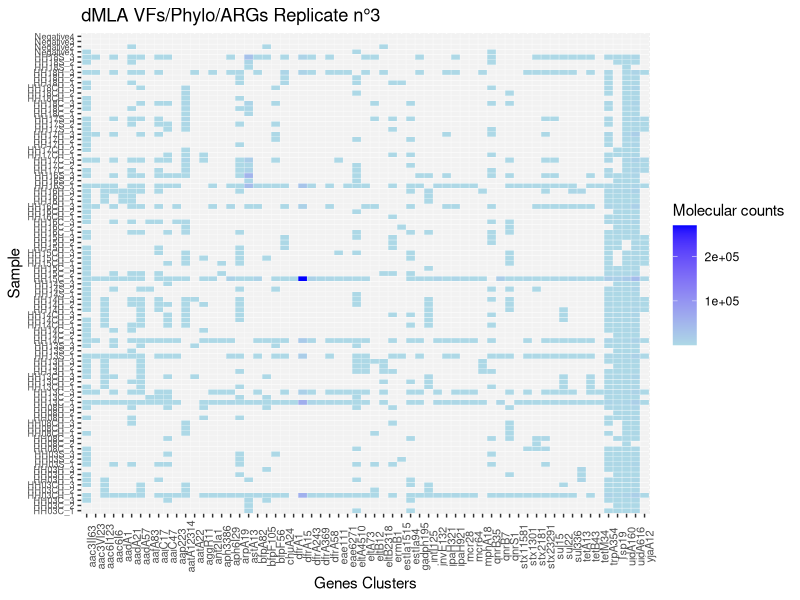

This chart was generated by the following R code: (Note: this script raises an error after producing the figure.)
#dMLA Bangladesh strains-------------------
##Load packages--------
library (ggplot2)
library(dplyr)
library(gridExtra)
library(tidyr)
library(seqinr)

##Formatting df------
#Import results
setwd("~/switchdrive/Institution/Manuscripts/02_dMLA/dmla-amr-vfs/data")
reads <- read.csv("20230725_sequencing_targets_all.csv", header = TRUE)
reads

#Assign barcodes to samples
reads <- reads %>% 
  mutate(Sample = as.character(X1)) %>% 
  mutate(Sample = case_when(
    Sample == "GAACACA" ~ "A1", Sample == "ACATTCA" ~ "A2",Sample == "TCGCTAG" ~ "A3", Sample == "ATCATTA" ~ "A4",Sample == "TGTATGT" ~ "A5",
    Sample == "TAAGATA" ~ "A6",Sample == "CGTTTCA" ~ "A7",Sample == "ACGTTGC" ~ "A8",Sample == "TAGATGA" ~ "A9", Sample == "CCACTAG" ~ "A10",
    Sample == "GTCTTCT" ~ "A11",Sample == "ACAAAGC" ~ "A12",Sample == "AAAAGGC" ~ "B1",Sample == "ACTGTGT" ~ "B2", Sample == "CTGGTAC" ~ "B3",
    Sample == "GTTGCTA" ~ "B4", Sample == "CCATTCA" ~ "B5",Sample == "GATATCG" ~ "B6",Sample == "ACAGGAT" ~ "B7",Sample == "CGCATAC" ~ "B8",
    Sample == "GGACCTA" ~ "B9", Sample == "GAACTGA" ~ "B10", Sample == "AGTCGTG" ~ "B11",Sample == "TTCCAGG" ~ "B12",Sample == "TAGAGCG" ~ "C1",
    Sample == "AAACCCT" ~ "C2",Sample == "ATCCAGT" ~ "C3",Sample == "TCTTCGT" ~ "C4",Sample == "GTGTCCT" ~ "C5",Sample == "CACAGAT" ~ "C6",
    Sample == "ATAGAGC" ~ "C7", Sample == "GGTCATG" ~ "C8", Sample == "CCATCTC" ~ "C9",Sample == "TATGCAG" ~ "C10",Sample == "AACCGCT" ~ "C11",
    Sample == "TGACTCT" ~ "C12",Sample == "AAGCACA" ~ "D1",Sample == "TGTGAAC" ~ "D2",Sample == "AACAGTG" ~ "D3",Sample == "GCCTATA" ~ "D4",
    Sample == "GTCCTCT" ~ "D5",Sample == "TAGAACG" ~ "D6",Sample == "TGGGTGA" ~ "D7", Sample == "ACACGTG" ~ "D8",Sample == "TGCCCAA" ~ "D9",
    Sample == "TCGTACA" ~ "D10", Sample == "AACCAAG" ~ "D11", Sample == "GTGCTAT" ~ "D12",Sample == "TCCTCAT" ~ "E1",Sample == "GTCGTAT" ~ "E2",
    Sample == "TCTGGAA" ~ "E3",Sample == "CAGTAGG" ~ "E4", Sample == "ACGTCAT" ~ "E5",Sample == "ACGGAAC" ~ "E6",Sample == "CGGATGA" ~ "E7",
    Sample == "CCGCATA" ~ "E8", Sample == "GTGAAGA" ~ "E9", Sample == "AACGTGT" ~ "E10",Sample == "AGAAGAC" ~ "E11",Sample == "TGTAGGG" ~ "E12",
    Sample == "AATGCCT" ~ "F1", Sample == "GCTTTCT" ~ "F2", Sample == "CATGAAG" ~ "F3",Sample == "CGATCAC" ~ "F4",Sample == "TCGCGTT" ~ "F5",
    Sample == "GATTGGC" ~ "F6", Sample == "CATCGGT" ~ "F7", Sample == "CTTTCCA" ~ "F8",Sample == "ACCAGAT" ~ "F9",Sample == "GTGATAC" ~ "F10",
    Sample == "TGCATCC" ~ "F11", Sample == "TGCAAAC" ~ "F12", Sample == "GCAACGA" ~ "G1",Sample == "GCCATAC" ~ "G2",Sample == "TACCTTC" ~ "G3",
    Sample == "GAATCGA" ~ "G4", Sample == "CTACGTT" ~ "G5", Sample == "GTTTCGG" ~ "G6",Sample == "GCAAATG" ~ "G7",Sample == "CTGACAC" ~ "G8",
    Sample == "GCACTTT" ~ "G9", Sample == "AGCAAAC" ~ "G10", Sample == "ATCCTCG" ~ "G11",Sample == "CTGCTGT" ~ "G12",Sample == "CAATCAC" ~ "H1",
    Sample == "GTTCTGG" ~ "H2", Sample == "TTGCTAC" ~ "H3", Sample == "CATACGT" ~ "H4",Sample == "GATCGTT" ~ "H5",Sample == "CACGTTT" ~ "H6",
    Sample == "AACACCT" ~ "H7", Sample == "AGCTGTA" ~ "H8", Sample == "GGTCTTG" ~ "H9",Sample == "CCGACAT" ~ "H10",Sample == "TATCGTC" ~ "H11",
    Sample == "ATGGTTG" ~ "H12"))

reads <- reads %>% 
  mutate(Sample_real = as.character(X1)) %>% 
  mutate(Sample_real = case_when(
    Sample_real == "GAACACA" ~ "empty", Sample_real == "ACATTCA" ~ "HH03C_1",Sample_real == "TCGCTAG" ~ "HH03CH_1", Sample_real == "ATCATTA" ~ "HH03H_1",Sample_real == "TGTATGT" ~ "HH03S_1",
    Sample_real == "TAAGATA" ~ "HH08C_1",Sample_real == "CGTTTCA" ~ "HH08CH_1",Sample_real == "ACGTTGC" ~ "HH08H_1",Sample_real == "TAGATGA" ~ "HH13C_1", Sample_real == "CCACTAG" ~ "HH13CH_1",
    Sample_real == "GTCTTCT" ~ "HH13H_1",Sample_real == "ACAAAGC" ~ "HH13S_1",Sample_real == "AAAAGGC" ~ "HH14C_1",Sample_real == "ACTGTGT" ~ "Negative1", Sample_real == "CTGGTAC" ~ "HH14CH_1",
    Sample_real == "GTTGCTA" ~ "HH14H_1", Sample_real == "CCATTCA" ~ "HH14S_1",Sample_real == "GATATCG" ~ "HH15C_1",Sample_real == "ACAGGAT" ~ "HH15CH_1",Sample_real == "CGCATAC" ~ "HH15H_1",
    Sample_real == "GGACCTA" ~ "HH16C_1", Sample_real == "GAACTGA" ~ "HH16CH_1", Sample_real == "AGTCGTG" ~ "HH16H_1",Sample_real == "TTCCAGG" ~ "HH16S_1",Sample_real == "TAGAGCG" ~ "HH17C_1",
    Sample_real == "AAACCCT" ~ "HH17CH_1",Sample_real == "ATCCAGT" ~ "HH17H_1",Sample_real == "TCTTCGT" ~ "Negative2",Sample_real == "GTGTCCT" ~ "HH17S_1",Sample_real == "CACAGAT" ~ "HH18C_1",
    Sample_real == "ATAGAGC" ~ "HH18CH_1", Sample_real == "GGTCATG" ~ "HH18H_1", Sample_real == "CCATCTC" ~ "HH18S_1",Sample_real == "TATGCAG" ~ "HH03C_2",Sample_real == "AACCGCT" ~ "HH03CH_2",
    Sample_real == "TGACTCT" ~ "HH03H_2",Sample_real == "AAGCACA" ~ "HH03S_2",Sample_real == "TGTGAAC" ~ "HH08C_2",Sample_real == "AACAGTG" ~ "HH08CH_2",Sample_real == "GCCTATA" ~ "HH08H_2",
    Sample_real == "GTCCTCT" ~ "HH13C_2",Sample_real == "TAGAACG" ~ "Negative3",Sample_real == "TGGGTGA" ~ "HH13CH_2", Sample_real == "ACACGTG" ~ "HH13H_2",Sample_real == "TGCCCAA" ~ "HH13S_2",
    Sample_real == "TCGTACA" ~ "HH14C_2", Sample_real == "AACCAAG" ~ "HH14CH_2", Sample_real == "GTGCTAT" ~ "HH14H_2",Sample_real == "TCCTCAT" ~ "HH14S_2",Sample_real == "GTCGTAT" ~ "HH15C_2",
    Sample_real == "TCTGGAA" ~ "HH15CH_2",Sample_real == "CAGTAGG" ~ "HH15H_2", Sample_real == "ACGTCAT" ~ "HH16C_2",Sample_real == "ACGGAAC" ~ "HH16CH_2",Sample_real == "CGGATGA" ~ "HH16H_2",
    Sample_real == "CCGCATA" ~ "Negative4", Sample_real == "GTGAAGA" ~ "HH16S_2", Sample_real == "AACGTGT" ~ "HH17C_2",Sample_real == "AGAAGAC" ~ "HH17CH_2",Sample_real == "TGTAGGG" ~ "HH17H_2",
    Sample_real == "AATGCCT" ~ "HH17S_2", Sample_real == "GCTTTCT" ~ "HH18C_2", Sample_real == "CATGAAG" ~ "HH18CH_2",Sample_real == "CGATCAC" ~ "HH18H_2",Sample_real == "TCGCGTT" ~ "HH18S_2",
    Sample_real == "GATTGGC" ~ "HH03C_3", Sample_real == "CATCGGT" ~ "HH03CH_3", Sample_real == "CTTTCCA" ~ "HH03H_3",Sample_real == "ACCAGAT" ~ "HH03S_3",Sample_real == "GTGATAC" ~ "HH08C_3",
    Sample_real == "TGCATCC" ~ "HH08CH_3", Sample_real == "TGCAAAC" ~ "HH08H_3", Sample_real == "GCAACGA" ~ "HH13C_3",Sample_real == "GCCATAC" ~ "HH13CH_3",Sample_real == "TACCTTC" ~ "HH13H_3",
    Sample_real == "GAATCGA" ~ "HH13S_3", Sample_real == "CTACGTT" ~ "HH14C_3", Sample_real == "GTTTCGG" ~ "HH14CH_3",Sample_real == "GCAAATG" ~ "HH14H_3",Sample_real == "CTGACAC" ~ "HH14S_3",
    Sample_real == "GCACTTT" ~ "HH15C_3", Sample_real == "AGCAAAC" ~ "HH15CH_3", Sample_real == "ATCCTCG" ~ "HH15H_3",Sample_real == "CTGCTGT" ~ "HH16C_3",Sample_real == "CAATCAC" ~ "HH16CH_3",
    Sample_real == "GTTCTGG" ~ "HH16H_3", Sample_real == "TTGCTAC" ~ "HH16S_3", Sample_real == "CATACGT" ~ "HH17C_3",Sample_real == "GATCGTT" ~ "HH17CH_3",Sample_real == "CACGTTT" ~ "HH17H_3",
    Sample_real == "AACACCT" ~ "HH17S_3", Sample_real == "AGCTGTA" ~ "HH18C_3", Sample_real == "GGTCTTG" ~ "HH18CH_3",Sample_real == "CCGACAT" ~ "HH18H_3",Sample_real == "TATCGTC" ~ "HH18S_3",
    Sample_real == "ATGGTTG" ~ "PCR_Neg"))

##Calculate detection limit-----------------------
# Create a reference dataframe with all levels of X2 present in the reads df
reads <- subset(reads, Sample_real != "PCR_Neg") #Remove this samples because contamination occurred and I'm aware of it.
complete_X2 <- data.frame(X2 = levels(factor(reads$X2)))

#Create a dataset with number of reads in negative controls of the reaction
neg = reads[reads$Sample_real %in% c("Negative1", "Negative2", "Negative3", "Negative4"), ]

#Compute the detection limit of the reads in the negative through the sum of the mean + 3 times the sd.
summary_stat = neg %>% 
  group_by(X2) %>% 
  summarise(reads_mean = mean(n), reads_sd = sd(n))%>%
  mutate(threshold = reads_mean + 3 * reads_sd)

# Perform left join to include all levels in summary_stat and fill other columns with NA and threshold=0
summary_stat <- left_join(complete_X2, summary_stat, by = "X2") %>%
  mutate(reads_mean = ifelse(is.na(reads_mean), NA, reads_mean),
         reads_sd = ifelse(is.na(reads_sd), NA, reads_sd),
         threshold = ifelse(is.na(threshold), NA, threshold)) %>%
  replace_na(list(threshold = 0))

# Left join reads with summary_stat on X2
reads <- left_join(reads, summary_stat, by = "X2")

# Calculate real_n based on the formula n - threshold, ensuring it is not lower than 0 and remove variables reads_mean and reads_sd
reads <- reads %>%
  mutate(real_n = ifelse(is.na(threshold), n, pmax(n - threshold, 0)))%>%
  select(-reads_mean, -reads_sd)

##Plot results------------
reads[reads == 0] <- NA

#gradient - molecular counts
ggplot(complete(reads, X2, Sample_real), aes(X2,Sample_real, fill= real_n))+ 
  geom_tile(colour="white")+
  labs(title="dMLA VFs/Phylo/ARGs Replicate n°3",
       x ="Genes Clusters", y = "Sample")+
  scale_fill_gradient(low = "lightblue", high = "blue", na.value = "gray95",  name ='Molecular counts')+
  theme(axis.text.x = element_text(size=8, angle=90), axis.text.y = element_text(size=6.5))

#unique colour - presence/absence
all=ggplot(complete(reads, X2, Sample_real), aes(X2, Sample_real)) +
  geom_tile(aes(fill = ifelse(is.na(real_n), "gray95", "black")), colour = "white") +
  labs(title="All positive", x = "Target genes", y = "Sample") +
  scale_fill_manual(values = c(gray95 = "gray95", black = "black"), guide = "none") +
  theme(axis.text.x = element_text(size = 8, angle = 90), axis.text.y = element_text(size = 6.5))

## Export data--------
write.csv(reads, file = "reads_counts.csv", row.names = FALSE)

## Replicates analyses-----
# Remove negative controls
reads <- subset(reads, !(Sample_real %in% c("Negative1", "Negative2", "Negative3", "Negative4")))

# Remove rows where real_n is NA
reads <- subset(reads, !is.na(real_n))

# Extract the common part of Sample_real names before the "_"
reads <- reads %>%
  mutate(Sample_name = sub("_.*", "", Sample_real))

# Count the number of replicates for each Sample_name within each X2 group
replicate_counts <- reads %>%
  group_by(X2, Sample_name) %>%
  summarise(replicate_count = n()) %>%
  ungroup()

### Targets present in all three replicates---------
# Filter the data frame to keep only rows where all replicates are present for a unique X2
tri_reads <- reads %>%
  inner_join(replicate_counts, by = c("X2", "Sample_name")) %>%
  group_by(X2) %>%
  filter((replicate_count >= 3)) %>%
  ungroup() %>%
  select(X2, Sample_real, real_n)

#Plot presence/absence
tri=ggplot(complete(tri_reads, X2, Sample_real), aes(X2, Sample_real)) +
  geom_tile(aes(fill = ifelse(is.na(real_n), "gray95", "black")), colour = "white") +
  labs(title = "Triplicates positive only", x = "Genes Clusters", y = "Sample") +
  scale_fill_manual(values = c(gray95 = "gray95", black = "black"), guide = "none") +
  theme(axis.text.x = element_text(size = 8, angle = 90), axis.text.y = element_text(size = 6.5))

### Targets present in two replicates---------
# Filter the data frame to keep only rows where all replicates are present for a unique X2
dup_reads <- reads %>%
  inner_join(replicate_counts, by = c("X2", "Sample_name")) %>%
  group_by(X2) %>%
  filter((replicate_count >= 2)) %>%
  ungroup() %>%
  select(X2, Sample_real, real_n)

#Plot presence/absence
dup=ggplot(complete(dup_reads, X2, Sample_real), aes(X2, Sample_real)) +
  geom_tile(aes(fill = ifelse(is.na(real_n), "gray95", "black")), colour = "white") +
  labs(title = "Duplicates positive only", x = "Genes Clusters", y = "Sample") +
  scale_fill_manual(values = c(gray95 = "gray95", black = "black"), guide = "none") +
  theme(axis.text.x = element_text(size = 8, angle = 90), axis.text.y = element_text(size = 6.5))


##Blast 63 probes against samples--------
### Define 63 probe sequences ------
probe_sequences <- list(
  mcr28 = "GTGAATTTGGCAAACTTTTCATCATATCGCTTAAAATACG",
  mcr64 = "TTGTACTTATCTTCGTAGGTTTTCAACTTGGCAATCATCT",
  aadA1 = "CGCTTAGCACCTCTGATAGTTGGTTCGAAATTTCGATGGT",
  aadA21 = "TTCCATAGCGTTAAGGTTTCATTTAGCGCCTCAAATAGAT",
  aadA57 = "CATCGATCGCAGATCCGAACAGGTGGATTGTGTCCAGTGT",
  aac3II63 = "GCGGAGCGTAACGCGGCAACGACCGTCTCCGCTCCTCCTT",
  aac3VI23 = "CACCAGCCACGCCGCATCGGGCCCGATCGCCGCCATCGAT",
  aac6I6 = "AATGCCTGGCGTGTTTGAACCATGTACACGGCTGGACCAT",
  aac6I123 = "TTGTTTTAGGGCGACTGCCCTGCTGCGTAACATCGTTGCT",
  ant2Ia1 = "GGAGCCTCCGCGATTTCATACGCTTCGTCTGCCCACCAAG",
  aph6I29 = "TCCGCTGCAATTTCGGTCGCCTGGTAGTCGCCGTGCTCGG",
  aph3386 = "AATATTTTCACCTGAATCAGGATATTCTTCTAATACCTGG",
  qnrB7 = "GACGTTCCAGGAGCAACGATGCCTGGTAGCTGTCCAGTTT",
  qnrB35 = "CCGATAAATTCAGTGCCGCTCAGGTCGGCACCTGAAAAAT",
  qnrS1 = "AGGTGAGATCACTTAAGTCTTTATGTGAAAAGTTGTGGTG",
  ermB1 = "TTTGTTAGGGAATTGAAACTGTAGAATATCTTGGTGAATT",
  mphA18 = "CGGAGAAATCTGGCCACGACGAATCGTCGTCGAGCCAGCG",
  dfrA243 = "GGTAAATTTCTCCGCCACCAGACACTATAACGTGACCGGT",
  dfrA369 = "TTGATAGCTCTTTCAAAGCATTTTCTATTGAAGGAAAAAC",
  dfrA15 = "CAAAAGTCTTGCGTCCAACCAACAGCCATTGGTTATAGGT",
  dfrA58 = "CCCGCCACCAGACACTATAACGTGATCGGTGAGTTCAGCC",
  dfrA1 = "GAAAGACTAATACATTTTCATTTGAGCTTGAAATTCCTTT",
  sul15 = "GCGGCGCAATACGTCTGATCTCATCGGCCGGCGATACAGG",
  sul22 = "GAATGCATAACGACGAGTTTGGCAGATGATTTCGCCAATT",
  sul336 = "GCCTAAAAAGAAGCCCATACCCGGATCAAGAATAATTCGT",
  tetA13 = "AGCGCCGCCAGTGAGCCTTGCAGCTGCCCCTGACGTTCCT",
  tetB43 = "AGCCAAGGAGCAAAGATAACCTGCATTAACGCATAAAGTG",
  tetM34 = "AAAACTAAGATATGGCTCTAACAATTCTGTTCCAGCTTTT",
  intI125 = "GGTTACGACATTCGAACCGTGCAGGATCTGCTCGGCCATT",
  uidA160 = "CGAAGCGGGTAGATATCACACTCTGTCTGGCTTTTGGCTG",
  uidA616 = "ACAACGAACTGAACTGGCAGACTATCCCGCCGGGAATGGT",
  gadph195 = "ACGTTGTTGCTGAAGCAACCGGTATCTTCCTGACCGACGA",
  astA13 = "GTTGCGCACCATATGCACGATGCATAACTGGATGCGGGCC",
  aatA22 = "ATTTTTGCTTCATAAGCCGATAGAAGATTATAGGATAATG",
  aatA12314 = "AAGTCCATTTCTGCCAGTGTAATTCCCTCCGACAGTCAGT",
  ipaH321 = "GCAGTGCGGAGGTCATTTGCTGTCACTCCCGACACGCCAT",
  ipaH921 = "GCAATACCTCCGGATTCCGTGAACAGGTCGCTGCATGGCT",
  eae111 = "CAGTACCATTAATATCATGCGGAATATTCAGAGAAAGAAT",
  eae6271 = "AAATCCTGATCAATGAAGACGTTATAGCCCAGCATATTTT",
  stx2181 = "ACTCCATTAACGCCAGATATGATGAAACCAGTGAGTGACG",
  stx23291 = "GAGCACTTTGCAGTAACGGTTGCAGATTCCAGCGACTGGT",
  aggR11 = "TATTGCTTCCTTCTTTTGTGTATACATCGATTGTACAATT",
  stx1301 = "GATCAACATCTTCAGCAGTCATTACATAAGAACGCCCACT",
  stx11581 = "TAAAGGTATCGTCATCATTATATTTTGTATACTCCACCTT",
  bfpA82 = "GCCCAATATACAGACCATTAATTGCAGACGTTGCGCTCAT",
  invE132 = "TGAAGAATATTGGCAGGAAGAATTGTTAATGGCGTTACGT",
  eltA73 = "TAACGCAGAAACCTCCTGTTCATATGGGTGAGGGCTGTAT",
  eltA4510 = "GTCAGATATGATGACGGATATGTTTCCACTTCTCTTAGTT",
  eltB12 = "GTTTTTATTATTCCATACACATAATTTATCAATTTTGGTCT",
  eltB2318 = "CAGAACTATGTTCGGAATATCGCAACACACAAATATATAC",
  estIa94 = "GTGTTGTTCATATTTTCTGATTTTTTTTCACTGTTGTTTT",
  estIa1515 = "GTAAAATGTGTTATTCATATTTTCTGATTTTTTTTCACTG",
  bfpF56 = "GATACCTTTCGCGTCAGCGCCGTAACTTCCTTGTGCAGGT",
  bfpF105 = "ATATCTTGGATTATAACGCATCGCTGAAATCATTGCATTT",
  aafA83 = "ACTTGATAATAAAGTAGCAATAACAAACATTCTGATTTTT",
  aap223 = "GACAGACACCCCCCTTACTTTCCCTTCATTAAGGCCTTGC",
  aaiC17 = "AAAGTAGTCACCACTGTTTTCAACTTTTGAATTTCCCTTT",
  aaiC47 = "TTTTTAAGAGAGGTGAAAAAGAAGTTAAAATAGAAATTTT",
  arpA19 = "CAAAAGATAAAAATGGTTTTTCTGGATTATTTTTAGCGAT",
  chuA24 = "CTCACCGCCATATGTCAGTAAGTGAGAAGCGAAACTGTCG",
  trpA354 = "CAAAGAAGGCGCATTCGTTCCTTTCGTCACCCTCGGTGAT",
  Tsp19 = "GCGTTTCTGTCTCACCCGCAAGGACAGCGCTGGCGATATA",
  yjaA12 = "AACCGCCCTCATTCATTTCCAGCGCGCTCACAACAATATC"
)


###HH03C------
HH03C <- read.fasta(file = "~/switchdrive/Institution/dMLA/VFs-Cassette/Strains_WGS_Bangladesh/HH03Ccontigs.fasta")

# Initialize a matrix to store probe presence information
probe_presence_HH03C <- matrix(0, nrow = length(HH03C), ncol = length(probe_sequences))

# Loop through each node in the WGS data
for (i in 1:length(HH03C)) {
  # Extract the node sequence
  node_sequence <- as.character(HH03C[[i]])
  
  # Run sequence matching for each probe against the current node
  for (probe_name in names(probe_sequences)) {
    probe_sequence <- as.character(probe_sequences[[probe_name]])
    
    # Compute Levenshtein (edit) distance between probe and node sequence
    distance <- adist(probe_sequence, node_sequence)
    
    # Check if the minimum edit distance is less than or equal to a threshold
    if (min(distance) <= 0) {
      # Mark the presence of the probe for the current node
      probe_index <- as.numeric(gsub("Probe", "", probe_name))
      probe_presence_HH03C[i, probe_index] <- 1
      # Additional processing logic can be added here if needed
    }
  }
}

# View the probe presence matrix
print(probe_presence_HH03C)
